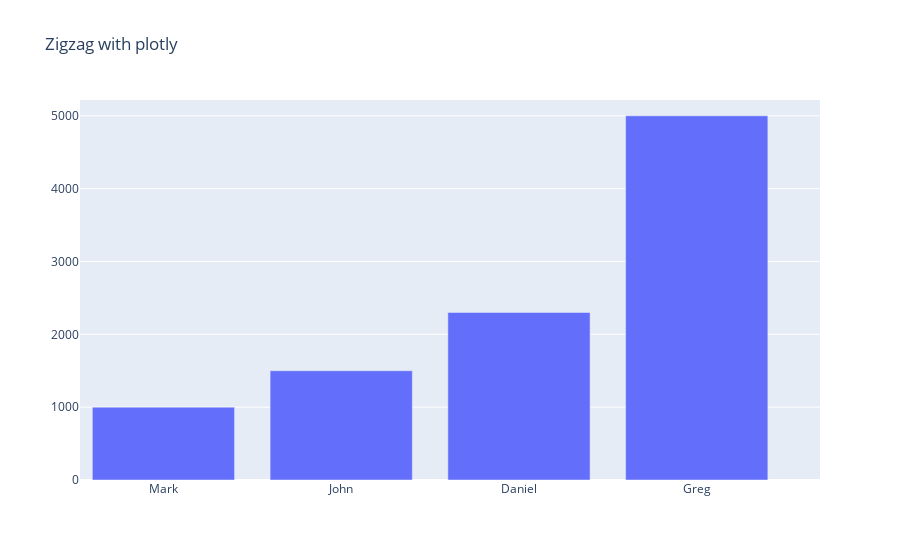

Notebook source saved alongside this figure:
### Markdown cell above
# Zadanie z plotly

### Code cell
import plotly.graph_objects as go

salaries = [
    ("Mark", 1000),
    ("John", 1500),
    ("Daniel", 2300),
    ("Greg", 5000)
]

names = list(map(lambda tup:tup[0], salaries))
salary_values = list(map(lambda tup:tup[1], salaries))

data = go.Bar(x=names, y=salary_values)
layout = {
    'title': 'Zadanie z plotly'
}
fig = go.Figure(data, layout)
fig

### Figure 1 — Plotly figure (JSON) as saved in the notebook; plotly's stock layout.template omitted (floating-point values rounded to 4 significant figures)
{"data": [{"type": "bar", "x": ["Mark", "John", "Daniel", "Greg"], "y": [1000, 1500, 2300, 5000]}], "layout": {"autosize": true, "title": {"text": "Zigzag with plotly"}, "xaxis": {"autorange": false, "range": [-0.4695, 3.693], "type": "category"}, "yaxis": {"autorange": false, "range": [0, 5217.0], "type": "linear"}}}
